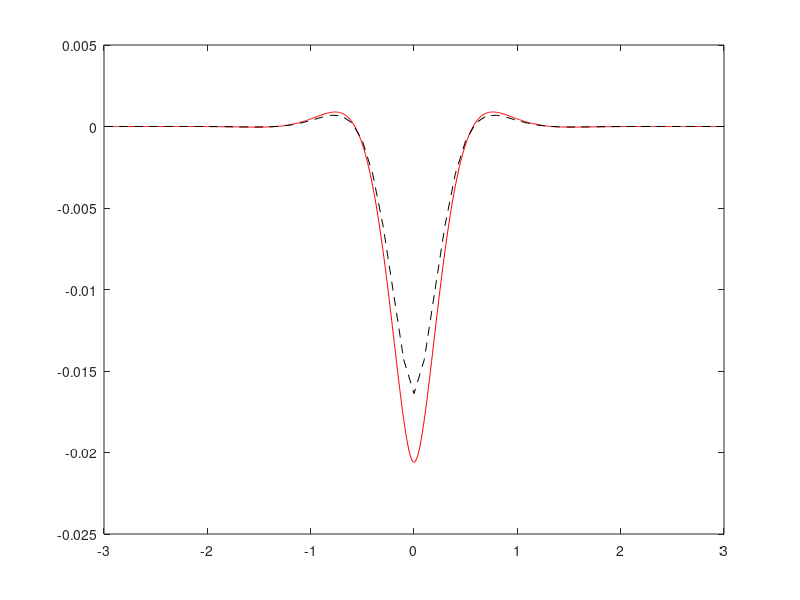
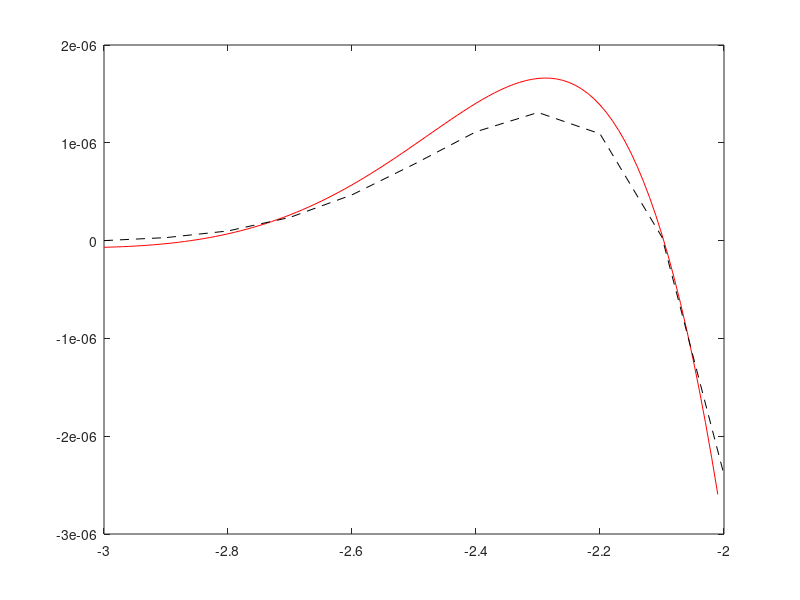
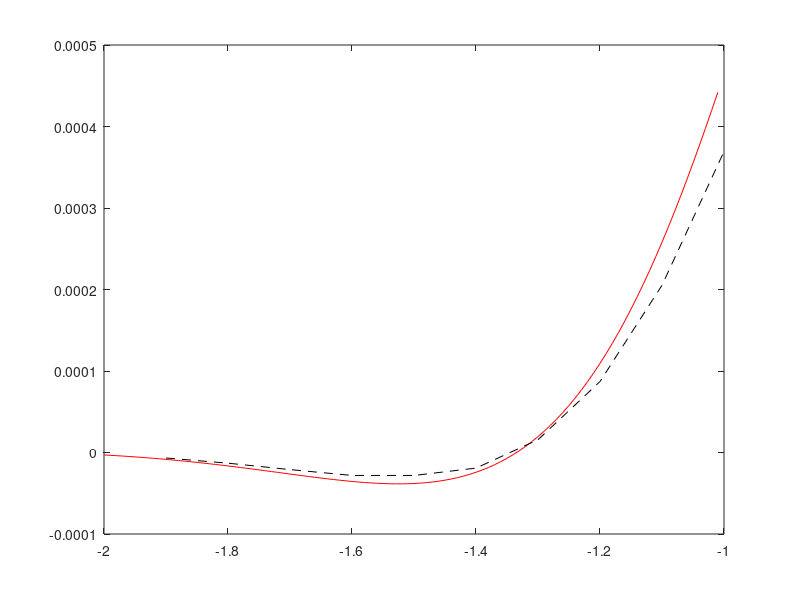

Recreate these plots in MATLAB, in order.
function draw_frustum
% define the parameters
P = 1000;
a = 1;
h = 0.1;
E = 1e6;
nu = 0.2;
b = (3*(1-nu*nu)/h/a/h/a)^0.25;
D = E * h * h * h / 12 / (1-nu*nu);

% calculate the exact solution
w = @(x)(-exp(-b.*abs(x))./(2*b*b*b*D).* (P/4) .* (cos(b.*abs(x)) + sin(b.*abs(x))));
x_exact = -3:0.01:3;
w_exact = w(x_exact);

% input the FEM solution
x_FEM = -3:0.1:3;
w_FEM = 10*[0.00000e+00 3.05289e-09 9.85813e-09 2.37457e-08 ...
    4.67763e-08 7.81023e-08 1.11329e-07 1.31027e-07 ...
    1.09189e-07 3.48949e-09 -2.39402e-07 -6.70639e-07 ...
    -1.31025e-06 -2.09704e-06 -2.81608e-06 -2.81608e-06 ...
    -1.91485e-06 1.56829e-06 8.70602e-06 2.05175e-05 ...
    3.69309e-05 5.54230e-05 6.91758e-05 6.50732e-05 ...
    2.23630e-05 -8.64803e-05 -2.90316e-04 -6.06251e-04 ...
    -1.01583e-03 -1.42896e-03 -1.63844e-03 -1.42896e-03 ...
    -1.01583e-03 -6.06251e-04 -2.90316e-04 -8.64803e-05 ...
    2.23630e-05 6.50732e-05 6.91758e-05 5.54230e-05 ...
    3.69309e-05 2.05175e-05 8.70602e-06 1.56829e-06 ...
    -1.91485e-06 -3.01203e-06 -2.81608e-06 -2.09704e-06 ...
    -1.31025e-06 -6.70639e-07 -2.39402e-07 3.48949e-09 ...
    1.09189e-07 1.31027e-07 1.11329e-07 7.81023e-08 ...
    4.67763e-08 2.37457e-08 9.85813e-09 3.05289e-09 ...
    0.00000e+00];

% plot
figure(1)
plot(x_exact,w_exact,'r-');
hold on
plot(x_FEM,w_FEM,'k--');
hold off

figure(2)
plot(x_exact(1:100),w_exact(1:100),'r-');
hold on
plot(x_FEM(1:11),w_FEM(1:11),'k--');
hold off

figure(3)
plot(x_exact(101:200),w_exact(101:200),'r-');
hold on
plot(x_FEM(12:21),w_FEM(12:21),'k--');
hold off

end